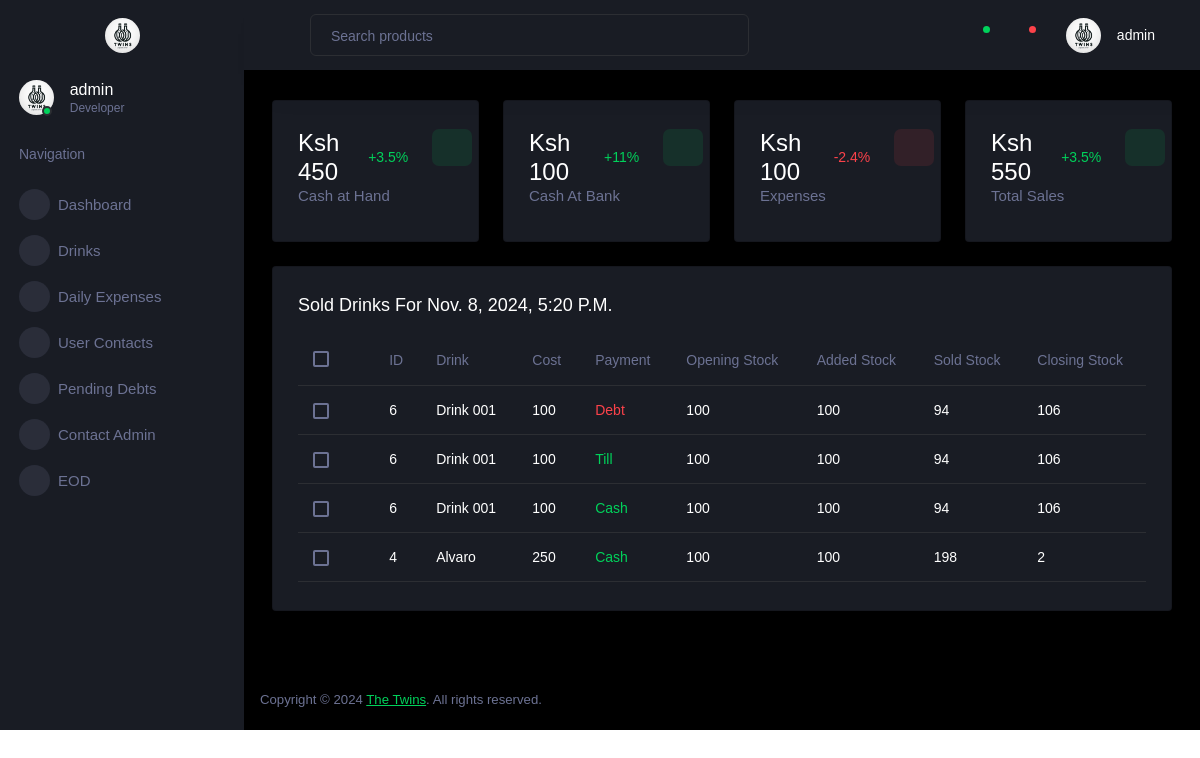
/sold_drinks/ (signed in), run on an earlier commit of the app's database.
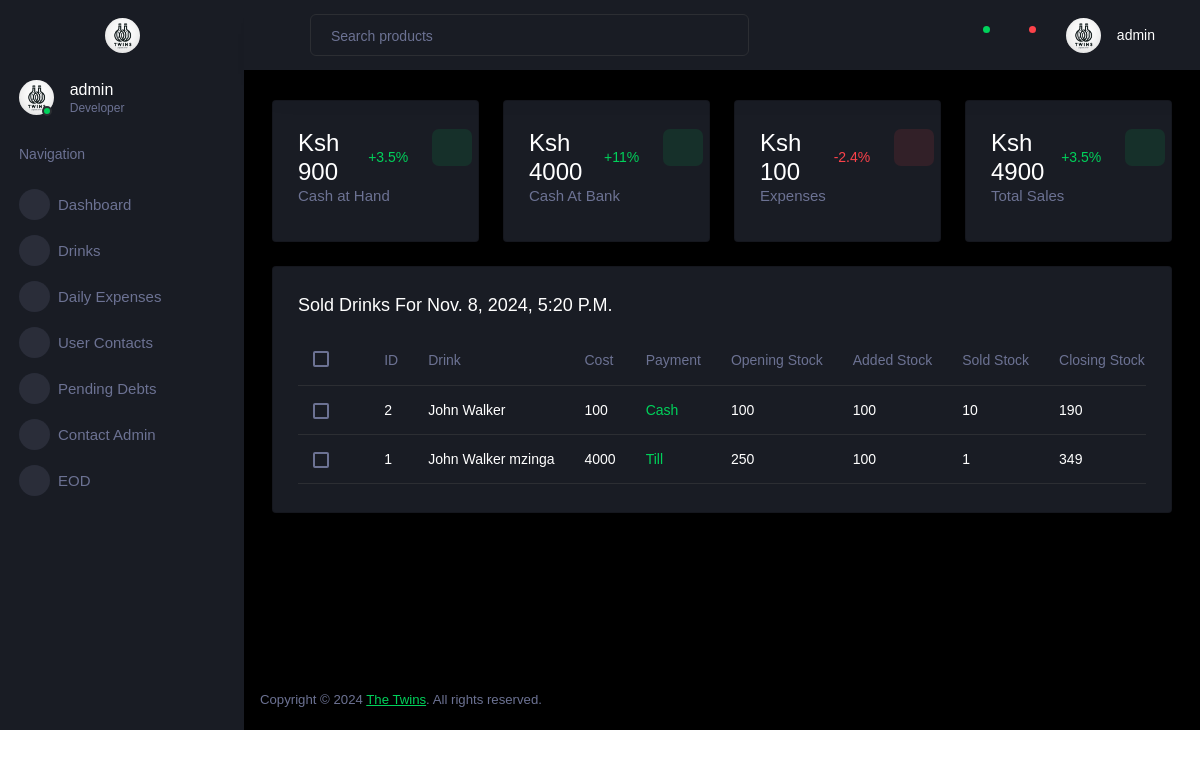
And on a later commit of the database.
### Home/models.py (models this page shows, shortened)
class Dashboard(models.Model):
    cash_at_hand = models.IntegerField(default=0, null=True)
    cash_at_bank = models.IntegerField(default=0, null=True)
    expenses = models.IntegerField(default=0, null=True)
    total_sales = models.IntegerField(default=0, null=True)
    debt = models.IntegerField(default=0, null=True)

class SoldDrinks(models.Model):
    drink = models.ForeignKey(Drinks, on_delete=models.CASCADE, related_name='sold_drinks')
    quantity = models.IntegerField(default=0)
    status = models.CharField(max_length=10, default='paid', null=False, choices=(
        ('Paid', 'Paid'),
        ('Debt', 'Debt')
    ))
    total = models.IntegerField(default=0)
    date = models.DateTimeField(auto_now_add=True)
    payment_mode = models.CharField(max_length=50, null=True, choices=(
        ('Till', 'Till'),
        ('Cash', 'Cash'),
        ('Debt', 'Debt'),
    ))
    customer = models.CharField(max_length=50, null=False, default='')
    customer_contact = models.CharField(max_length=20, default='+254')
    class Meta:
        ordering = ['-date']
    class Mete:
        ordering = ['name']

class Drinks(models.Model):
    name = models.CharField("Drink Name", max_length=50, default="")
    wholesale = models.IntegerField(null=True)
    cost = models.IntegerField(default=100)
    opening_stock = models.IntegerField(default=0)
    added_stock = models.IntegerField(default=0)
    sold_stock = models.IntegerField(default=0)
    closing_stock = models.IntegerField(default=0)
    class Meta:
        ordering = ['name']

### Home/views.py (the view)
# urls.py: path('sold_drinks/', HomeViews.SoldDrinksView.as_view(), name="sold_drinks"),
class SoldDrinksView(LoginRequiredMixin, ListView):
    model = SoldDrinks
    context_object_name = 'drinks'
    template_name = 'Home/sold_drinks.html'
    def get_context_data(self, **kwargs):
        context = super().get_context_data(**kwargs)
        kenya_timezone = pytz.timezone('Africa/Nairobi')
        utc_now = datetime.now(pytz.utc)# Getting the current time in UTC
        kenya_time = utc_now.astimezone(kenya_timezone)
        context['kenya_time'] = kenya_time
        dashboard, created = Dashmodel.objects.get_or_create(pk=1)
        context['dashboard'] = dashboard
        return context

### Home/templates/Home/sold_drinks.html (shortened to what the changed rows need)
{% extends "Home/base.html" %}
{% load static %}
{% block body %}
<div class="row">
  <div class="col-xl-3 col-sm-6 grid-margin stretch-card">
    <div class="card">
      <div class="card-body">
        <div class="row">
          <div class="col-9">
            <div class="d-flex align-items-center align-self-start">
              <h3 class="mb-0">Ksh {{ dashboard.cash_at_hand }}</h3>
              <p class="text-success ms-2 mb-0 font-weight-medium">+3.5%</p>
            </div>
          </div>
        </div>
      </div>
    </div>
  </div>
  <div class="col-xl-3 col-sm-6 grid-margin stretch-card">
    <div class="card">
      <div class="card-body">
        <div class="row">
          <div class="col-9">
            <div class="d-flex align-items-center align-self-start">
              <h3 class="mb-0">Ksh {{ dashboard.cash_at_bank }}</h3>
              <p class="text-success ms-2 mb-0 font-weight-medium">+11%</p>
            </div>
          </div>
        </div>
      </div>
    </div>
  </div>
  <div class="col-xl-3 col-sm-6 grid-margin stretch-card">
    <div class="card">
      <div class="card-body">
        <div class="row">
          <div class="col-9">
            <div class="d-flex align-items-center align-self-start">
              <h3 class="mb-0">Ksh {{ dashboard.expenses }}</h3>
              <p class="text-danger ms-2 mb-0 font-weight-medium">-2.4%</p>
            </div>
          </div>
        </div>
      </div>
    </div>
  </div>
  <div class="col-xl-3 col-sm-6 grid-margin stretch-card">
    <div class="card">
      <div class="card-body">
        <div class="row">
          <div class="col-9">
            <div class="d-flex align-items-center align-self-start">
              <h3 class="mb-0">Ksh {{ dashboard.total_sales }}</h3>
              <p class="text-success ms-2 mb-0 font-weight-medium">+3.5%</p>
            </div>
          </div>
        </div>
      </div>
    </div>
  </div>
</div>
<div class="row ">
    <div class="col-12 grid-margin">
      <div class="card">
        <div class="card-body">
          <div class="table-responsive">
            <table class="table">
              <thead>
                <tr>
                  <th>
                    <div class="form-check form-check-muted m-0">
                      <label class="form-check-label">
                      </label>
                    </div>
                  </th>
                  <th> ID </th>
                  <th> Drink </th>
                  <th> Cost </th>
                  <th> Payment </th>
                  <th> Opening Stock </th>
                  <th> Added Stock </th>
                  <th> Sold Stock </th>
                  <th> Closing Stock </th>
                </tr>
              </thead>
              <tbody>
                {% for drink in drinks %}
                <tr>
                  <td>
                    <div class="form-check form-check-muted m-0">
                    </div>
                  </td>
                  <td> {{ drink.drink.id }} </td>
                  <td> {{ drink.drink.name }}</td>
                  <td> {{ drink.drink.cost }} </td>
                  {% if drink.payment_mode == 'Debt' %}<td class='text-danger'> {{ drink.payment_mode }} </td> {% else %}<td class='text-success'> {{ drink.payment_mode }} </td>{% endif %}
                  <td> {{ drink.drink.opening_stock }} </td>
                  <td> {{ drink.drink.added_stock }} </td>
                  <td> {{ drink.drink.sold_stock }} </td>
                  <td> {{ drink.drink.closing_stock }} </td>
                </tr>
                {% endfor %}
              </tbody>
            </table>
          </div>
        </div>
      </div>
    </div>
  </div>
{% endblock body %}

What changed in the data, as far as the page shows it:
removed SoldDrinks: drink.id "6", drink.name "Drink 001", drink.cost "100", payment_mode "Debt", drink.opening_stock "100", drink.added_stock "100", drink.sold_stock "94", drink.closing_stock "106"
removed SoldDrinks: drink.id "6", drink.name "Drink 001", drink.cost "100", payment_mode "Till", drink.opening_stock "100", drink.added_stock "100", drink.sold_stock "94", drink.closing_stock "106"
removed SoldDrinks: drink.id "6", drink.name "Drink 001", drink.cost "100", payment_mode "Cash", drink.opening_stock "100", drink.added_stock "100", drink.sold_stock "94", drink.closing_stock "106"
removed SoldDrinks: drink.id "4", drink.name "Alvaro", drink.cost "250", payment_mode "Cash", drink.opening_stock "100", drink.added_stock "100", drink.sold_stock "198", drink.closing_stock "2"
changed Dashboard: cash_at_hand "450" → "900"; cash_at_bank "100" → "4000"; total_sales "550" → "4900"
added SoldDrinks: drink.id "2", drink.name "John Walker", drink.cost "100", payment_mode "Cash", drink.opening_stock "100", drink.added_stock "100", drink.sold_stock "10", drink.closing_stock "190"
added SoldDrinks: drink.id "1", drink.name "John Walker mzinga", drink.cost "4000", payment_mode "Till", drink.opening_stock "250", drink.added_stock "100", drink.sold_stock "1", drink.closing_stock "349"
